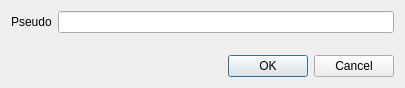
<?xml version="1.0" encoding="UTF-8"?>
<ui version="4.0">
 <class>Dialog</class>
 <widget class="QDialog" name="Dialog">
  <property name="geometry">
   <rect>
    <x>0</x>
    <y>0</y>
    <width>405</width>
    <height>88</height>
   </rect>
  </property>
  <property name="windowTitle">
   <string>Dialog</string>
  </property>
  <layout class="QGridLayout" name="gridLayout">
   <item row="0" column="0">
    <layout class="QFormLayout" name="formLayout">
     <item row="1" column="0">
      <widget class="QLabel" name="label_2">
       <property name="text">
        <string>Pseudo</string>
       </property>
      </widget>
     </item>
     <item row="1" column="1">
      <widget class="QLineEdit" name="line_pseudo"/>
     </item>
    </layout>
   </item>
   <item row="1" column="0">
    <widget class="QDialogButtonBox" name="buttonBox">
     <property name="orientation">
      <enum>Qt::Horizontal</enum>
     </property>
     <property name="standardButtons">
      <set>QDialogButtonBox::Cancel|QDialogButtonBox::Ok</set>
     </property>
    </widget>
   </item>
  </layout>
 </widget>
 <resources/>
 <connections>
  <connection>
   <sender>buttonBox</sender>
   <signal>accepted()</signal>
   <receiver>Dialog</receiver>
   <slot>accept()</slot>
   <hints>
    <hint type="sourcelabel">
     <x>248</x>
     <y>254</y>
    </hint>
    <hint type="destinationlabel">
     <x>157</x>
     <y>274</y>
    </hint>
   </hints>
  </connection>
  <connection>
   <sender>buttonBox</sender>
   <signal>rejected()</signal>
   <receiver>Dialog</receiver>
   <slot>reject()</slot>
   <hints>
    <hint type="sourcelabel">
     <x>316</x>
     <y>260</y>
    </hint>
    <hint type="destinationlabel">
     <x>286</x>
     <y>274</y>
    </hint>
   </hints>
  </connection>
 </connections>
</ui>
